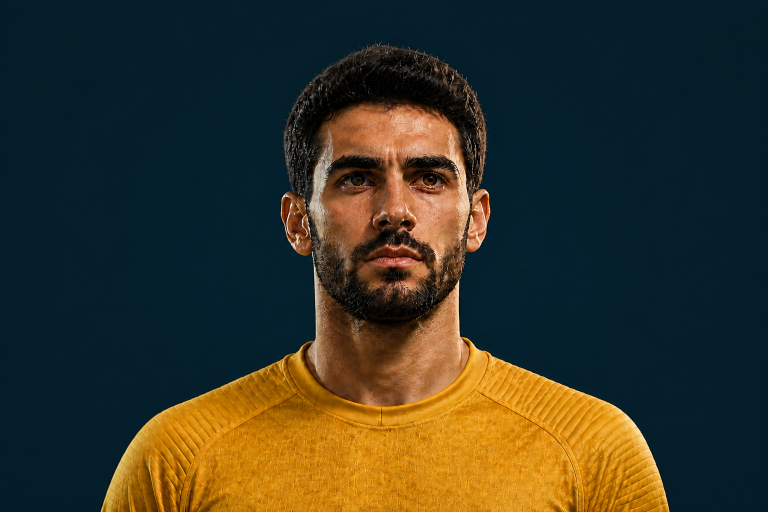
#> input picture ArtSource/UI/PrototypeTeams/Arsenal/HandMicroPortraits/T_Prototype_Arsenal_DavidRaya_HandMicro_06.png, 1536 x 1024 px (shown at 1/2 size); its folder holds 4 pictures in this run
$ python GenerateHandMicroArtConformanceCandidates.py
#> lines starting #> are read from the running program, lines starting #| are printed output that depends on the picture
"""Generate the bounded Stage 6.13.1.3.10.4 portrait conformance set.

The source-space crop boxes below are intentionally explicit and reviewable.
They enlarge the existing approved subject without reconstructing, repainting,
sharpening, or otherwise synthesizing pixels.  Runtime derivatives are sampled
directly from the original crop view so the saved 1536x1024 review image does
not introduce an extra resampling pass.
"""

from __future__ import annotations

import hashlib
from dataclasses import dataclass
from pathlib import Path

from PIL import Image


ROOT = Path(__file__).resolve().parents[1]
SOURCE_SIZE = (1536, 1024)
MASTER_VIEW_SIZE = (1536, 1024)
RUNTIME_SIZE = (192, 128)
OUTPUT_ROOT = (
    ROOT / "ArtSource" / "UI" / "Diagnostics" / "HandMicroArtConformance"
)
MASTER_OUTPUT_ROOT = OUTPUT_ROOT / "ConformedMasterViews"
RUNTIME_OUTPUT_ROOT = OUTPUT_ROOT / "Runtime192"


@dataclass(frozen=True)
class Candidate:
    team: str
    player: str
    crop: tuple[int, int, int, int]
    # Manually audited source landmarks.  They document the source-space
    # intent; they are not a facial-recognition or approval metric.
    head_y: int
    eyes_y: int
    chin_y: int
    shoulders_y: int


CANDIDATES = (
    Candidate("Arsenal", "DavidRaya", (63, 12, 1473, 952), 74, 356, 610, 780),
    Candidate("Arsenal", "WilliamSaliba", (70, 18, 1465, 948), 85, 330, 600, 725),
    Candidate("Arsenal", "BukayoSaka", (76, 18, 1459, 940), 76, 320, 545, 720),
    Candidate("Arsenal", "MartinOdegaard", (49, 0, 1486, 958), 55, 350, 612, 730),
    Candidate(
        "ManchesterCity",
        "GianluigiDonnarumma",
        (63, 12, 1473, 952),
        70,
        340,
        600,
        720,
    ),
    Candidate(
        "ManchesterCity",
        "ErlingHaaland",
        (76, 20, 1459, 942),
        82,
        315,
        555,
        720,
    ),
)


def sha256(path: Path) -> str:
    digest = hashlib.sha256()
    with path.open("rb") as stream:
        for block in iter(lambda: stream.read(1024 * 1024), b""):
            digest.update(block)
    return digest.hexdigest()


def mapped_percent(source_y: int, crop_top: int, crop_height: int) -> float:
    return 100.0 * (source_y - crop_top) / crop_height


MASTER_OUTPUT_ROOT.mkdir(parents=True, exist_ok=True)
RUNTIME_OUTPUT_ROOT.mkdir(parents=True, exist_ok=True)

for candidate in CANDIDATES:
    source = (
        ROOT
        / "ArtSource"
        / "UI"
        / "PrototypeTeams"
        / candidate.team
        / "HandMicroPortraits"
        / f"T_Prototype_{candidate.team}_{candidate.player}_HandMicro_06.png"
    )
    if not source.is_file():
        raise RuntimeError(f"Approved portrait master is missing: {source}")

    with Image.open(source) as image:
#> image is the input picture: PIL image 1536x1024 RGB; mean R, G, B 53.4, 53.6, 39
        image.load()
        if image.size != SOURCE_SIZE:
            raise RuntimeError(
                f"Unexpected source size {image.size}, expected {SOURCE_SIZE}: {source}"
            )
        if image.format != "PNG" or image.mode not in ("RGB", "RGBA"):
            raise RuntimeError(
                f"Expected RGB/RGBA PNG approved master, got {image.format}/{image.mode}: {source}"
            )
        left, top, right, bottom = candidate.crop
        crop_width = right - left
        crop_height = bottom - top
        if crop_width * 2 != crop_height * 3:
            raise RuntimeError(f"Crop is not exactly 3:2: {candidate}")
        if not (0 <= left < right <= image.width and 0 <= top < bottom <= image.height):
            raise RuntimeError(f"Crop is outside the approved master: {candidate}")

        crop_view = image.convert("RGB").crop(candidate.crop)
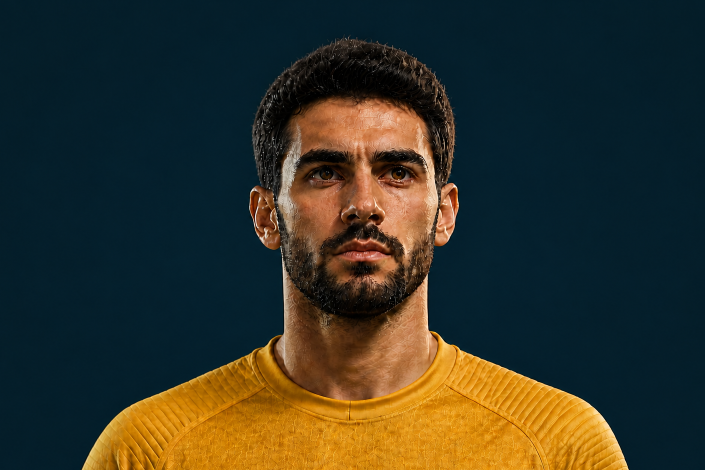
#> crop_view: PIL image 1410x940 RGB (shown at 1/2 size); mean R, G, B 50.9, 52.2, 40.3
        master_view = crop_view.resize(
            MASTER_VIEW_SIZE, Image.Resampling.LANCZOS, reducing_gap=3.0
        )
        runtime = crop_view.resize(
            RUNTIME_SIZE, Image.Resampling.LANCZOS, reducing_gap=3.0
        )
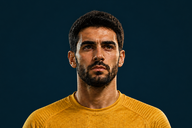
#> runtime: PIL image 192x128 RGB; mean R, G, B 51.1, 52.4, 40.5

        stem = f"T_Prototype_{candidate.team}_{candidate.player}_HandMicro"
        master_output = MASTER_OUTPUT_ROOT / f"{stem}_ArtConformedMaster.png"
        runtime_output = RUNTIME_OUTPUT_ROOT / f"{stem}_ArtConformedRuntime192.png"
        master_view.save(master_output, format="PNG", optimize=False)
        runtime.save(runtime_output, format="PNG", optimize=False)

    crop_width = candidate.crop[2] - candidate.crop[0]
    crop_height = candidate.crop[3] - candidate.crop[1]
    source_scale = SOURCE_SIZE[0] / crop_width
    print(
        "FMCODEX_HAND_MICRO_ART_CONFORMANCE_ITEM=PASS "
        f"player={candidate.player} source={source} source_sha256={sha256(source)} "
        f"source_size=1536x1024 source_format=PNG source_mode=RGB_OR_RGBA "
        f"crop={candidate.crop[0]},{candidate.crop[1]},"
        f"{candidate.crop[2]},{candidate.crop[3]} crop_size={crop_width}x{crop_height} "
        f"source_scale={source_scale:.4f} horizontal_anchor=50.0pct "
        f"head={mapped_percent(candidate.head_y, candidate.crop[1], crop_height):.1f}pct "
        f"eyes={mapped_percent(candidate.eyes_y, candidate.crop[1], crop_height):.1f}pct "
        f"chin={mapped_percent(candidate.chin_y, candidate.crop[1], crop_height):.1f}pct "
        f"shoulders={mapped_percent(candidate.shoulders_y, candidate.crop[1], crop_height):.1f}pct "
        f"master_output={master_output} master_size=1536x1024 "
        f"runtime_output={runtime_output} runtime_size=192x128 "
        "resample=LANCZOS sharpen=none reconstruction=none repaint=none"
    )
#> (the run stopped early here; a loop or call above may not have finished)
